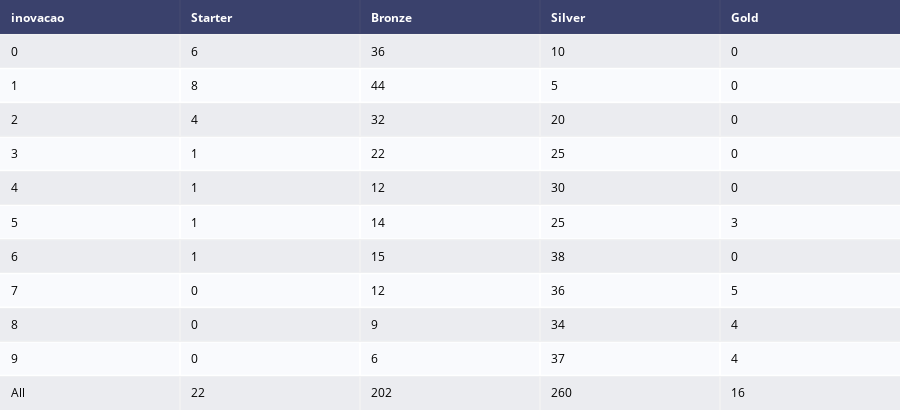

The cell this chart's notebook holds for it:
### Code cell
# Create a crosstab for the target variable and innovation
crosstab_inovacao = pd.crosstab(
    df_segments["inovacao"],
    df_segments["segmento_de_cliente"],
    margins=True,
)[segments].reset_index()

table_inovacao = ff.create_table(crosstab_inovacao)
table_inovacao.show()

### Figure 1 — Plotly figure (JSON) as saved in the notebook; plotly's stock layout.template omitted (floating-point values rounded to 4 significant figures)
{"data": [{"colorscale": [[0, "#00083e"], [0.5, "#ededee"], [1, "#ffffff"]], "hoverinfo": "none", "opacity": 0.75, "showscale": false, "type": "heatmap", "z": [[0, 0, 0, 0, 0], [0.5, 0.5, 0.5, 0.5, 0.5], [1, 1, 1, 1, 1], [0.5, 0.5, 0.5, 0.5, 0.5], [1, 1, 1, 1, 1], [0.5, 0.5, 0.5, 0.5, 0.5], [1, 1, 1, 1, 1], [0.5, 0.5, 0.5, 0.5, 0.5], [1, 1, 1, 1, 1], [0.5, 0.5, 0.5, 0.5, 0.5], [1, 1, 1, 1, 1], [0.5, 0.5, 0.5, 0.5, 0.5]]}], "layout": {"annotations": [{"align": "left", "font": {"color": "#ffffff"}, "showarrow": false, "text": "<b>inovacao</b>", "x": -0.45, "xanchor": "left", "xref": "x", "y": 0, "yref": "y"}, {"align": "left", "font": {"color": "#ffffff"}, "showarrow": false, "text": "<b>Starter</b>", "x": 0.55, "xanchor": "left", "xref": "x", "y": 0, "yref": "y"}, {"align": "left", "font": {"color": "#ffffff"}, "showarrow": false, "text": "<b>Bronze</b>", "x": 1.55, "xanchor": "left", "xref": "x", "y": 0, "yref": "y"}, {"align": "left", "font": {"color": "#ffffff"}, "showarrow": false, "text": "<b>Silver</b>", "x": 2.55, "xanchor": "left", "xref": "x", "y": 0, "yref": "y"}, {"align": "left", "font": {"color": "#ffffff"}, "showarrow": false, "text": "<b>Gold</b>", "x": 3.55, "xanchor": "left", "xref": "x", "y": 0, "yref": "y"}, {"align": "left", "font": {"color": "#000000"}, "showarrow": false, "text": "0", "x": -0.45, "xanchor": "left", "xref": "x", "y": 1, "yref": "y"}, {"align": "left", "font": {"color": "#000000"}, "showarrow": false, "text": "6", "x": 0.55, "xanchor": "left", "xref": "x", "y": 1, "yref": "y"}, {"align": "left", "font": {"color": "#000000"}, "showarrow": false, "text": "36", "x": 1.55, "xanchor": "left", "xref": "x", "y": 1, "yref": "y"}, {"align": "left", "font": {"color": "#000000"}, "showarrow": false, "text": "10", "x": 2.55, "xanchor": "left", "xref": "x", "y": 1, "yref": "y"}, {"align": "left", "font": {"color": "#000000"}, "showarrow": false, "text": "0", "x": 3.55, "xanchor": "left", "xref": "x", "y": 1, "yref": "y"}, {"align": "left", "font": {"color": "#000000"}, "showarrow": false, "text": "1", "x": -0.45, "xanchor": "left", "xref": "x", "y": 2, "yref": "y"}, {"align": "left", "font": {"color": "#000000"}, "showarrow": false, "text": "8", "x": 0.55, "xanchor": "left", "xref": "x", "y": 2, "yref": "y"}, {"align": "left", "font": {"color": "#000000"}, "showarrow": false, "text": "44", "x": 1.55, "xanchor": "left", "xref": "x", "y": 2, "yref": "y"}, {"align": "left", "font": {"color": "#000000"}, "showarrow": false, "text": "5", "x": 2.55, "xanchor": "left", "xref": "x", "y": 2, "yref": "y"}, {"align": "left", "font": {"color": "#000000"}, "showarrow": false, "text": "0", "x": 3.55, "xanchor": "left", "xref": "x", "y": 2, "yref": "y"}, {"align": "left", "font": {"color": "#000000"}, "showarrow": false, "text": "2", "x": -0.45, "xanchor": "left", "xref": "x", "y": 3, "yref": "y"}, {"align": "left", "font": {"color": "#000000"}, "showarrow": false, "text": "4", "x": 0.55, "xanchor": "left", "xref": "x", "y": 3, "yref": "y"}, {"align": "left", "font": {"color": "#000000"}, "showarrow": false, "text": "32", "x": 1.55, "xanchor": "left", "xref": "x", "y": 3, "yref": "y"}, {"align": "left", "font": {"color": "#000000"}, "showarrow": false, "text": "20", "x": 2.55, "xanchor": "left", "xref": "x", "y": 3, "yref": "y"}, {"align": "left", "font": {"color": "#000000"}, "showarrow": false, "text": "0", "x": 3.55, "xanchor": "left", "xref": "x", "y": 3, "yref": "y"}, {"align": "left", "font": {"color": "#000000"}, "showarrow": false, "text": "3", "x": -0.45, "xanchor": "left", "xref": "x", "y": 4, "yref": "y"}, {"align": "left", "font": {"color": "#000000"}, "showarrow": false, "text": "1", "x": 0.55, "xanchor": "left", "xref": "x", "y": 4, "yref": "y"}, {"align": "left", "font": {"color": "#000000"}, "showarrow": false, "text": "22", "x": 1.55, "xanchor": "left", "xref": "x", "y": 4, "yref": "y"}, {"align": "left", "font": {"color": "#000000"}, "showarrow": false, "text": "25", "x": 2.55, "xanchor": "left", "xref": "x", "y": 4, "yref": "y"}, {"align": "left", "font": {"color": "#000000"}, "showarrow": false, "text": "0", "x": 3.55, "xanchor": "left", "xref": "x", "y": 4, "yref": "y"}, {"align": "left", "font": {"color": "#000000"}, "showarrow": false, "text": "4", "x": -0.45, "xanchor": "left", "xref": "x", "y": 5, "yref": "y"}, {"align": "left", "font": {"color": "#000000"}, "showarrow": false, "text": "1", "x": 0.55, "xanchor": "left", "xref": "x", "y": 5, "yref": "y"}, {"align": "left", "font": {"color": "#000000"}, "showarrow": false, "text": "12", "x": 1.55, "xanchor": "left", "xref": "x", "y": 5, "yref": "y"}, {"align": "left", "font": {"color": "#000000"}, "showarrow": false, "text": "30", "x": 2.55, "xanchor": "left", "xref": "x", "y": 5, "yref": "y"}, {"align": "left", "font": {"color": "#000000"}, "showarrow": false, "text": "0", "x": 3.55, "xanchor": "left", "xref": "x", "y": 5, "yref": "y"}, {"align": "left", "font": {"color": "#000000"}, "showarrow": false, "text": "5", "x": -0.45, "xanchor": "left", "xref": "x", "y": 6, "yref": "y"}, {"align": "left", "font": {"color": "#000000"}, "showarrow": false, "text": "1", "x": 0.55, "xanchor": "left", "xref": "x", "y": 6, "yref": "y"}, {"align": "left", "font": {"color": "#000000"}, "showarrow": false, "text": "14", "x": 1.55, "xanchor": "left", "xref": "x", "y": 6, "yref": "y"}, {"align": "left", "font": {"color": "#000000"}, "showarrow": false, "text": "25", "x": 2.55, "xanchor": "left", "xref": "x", "y": 6, "yref": "y"}, {"align": "left", "font": {"color": "#000000"}, "showarrow": false, "text": "3", "x": 3.55, "xanchor": "left", "xref": "x", "y": 6, "yref": "y"}, {"align": "left", "font": {"color": "#000000"}, "showarrow": false, "text": "6", "x": -0.45, "xanchor": "left", "xref": "x", "y": 7, "yref": "y"}, {"align": "left", "font": {"color": "#000000"}, "showarrow": false, "text": "1", "x": 0.55, "xanchor": "left", "xref": "x", "y": 7, "yref": "y"}, {"align": "left", "font": {"color": "#000000"}, "showarrow": false, "text": "15", "x": 1.55, "xanchor": "left", "xref": "x", "y": 7, "yref": "y"}, {"align": "left", "font": {"color": "#000000"}, "showarrow": false, "text": "38", "x": 2.55, "xanchor": "left", "xref": "x", "y": 7, "yref": "y"}, {"align": "left", "font": {"color": "#000000"}, "showarrow": false, "text": "0", "x": 3.55, "xanchor": "left", "xref": "x", "y": 7, "yref": "y"}, {"align": "left", "font": {"color": "#000000"}, "showarrow": false, "text": "7", "x": -0.45, "xanchor": "left", "xref": "x", "y": 8, "yref": "y"}, {"align": "left", "font": {"color": "#000000"}, "showarrow": false, "text": "0", "x": 0.55, "xanchor": "left", "xref": "x", "y": 8, "yref": "y"}, {"align": "left", "font": {"color": "#000000"}, "showarrow": false, "text": "12", "x": 1.55, "xanchor": "left", "xref": "x", "y": 8, "yref": "y"}, {"align": "left", "font": {"color": "#000000"}, "showarrow": false, "text": "36", "x": 2.55, "xanchor": "left", "xref": "x", "y": 8, "yref": "y"}, {"align": "left", "font": {"color": "#000000"}, "showarrow": false, "text": "5", "x": 3.55, "xanchor": "left", "xref": "x", "y": 8, "yref": "y"}, {"align": "left", "font": {"color": "#000000"}, "showarrow": false, "text": "8", "x": -0.45, "xanchor": "left", "xref": "x", "y": 9, "yref": "y"}, {"align": "left", "font": {"color": "#000000"}, "showarrow": false, "text": "0", "x": 0.55, "xanchor": "left", "xref": "x", "y": 9, "yref": "y"}, {"align": "left", "font": {"color": "#000000"}, "showarrow": false, "text": "9", "x": 1.55, "xanchor": "left", "xref": "x", "y": 9, "yref": "y"}, {"align": "left", "font": {"color": "#000000"}, "showarrow": false, "text": "34", "x": 2.55, "xanchor": "left", "xref": "x", "y": 9, "yref": "y"}, {"align": "left", "font": {"color": "#000000"}, "showarrow": false, "text": "4", "x": 3.55, "xanchor": "left", "xref": "x", "y": 9, "yref": "y"}, {"align": "left", "font": {"color": "#000000"}, "showarrow": false, "text": "9", "x": -0.45, "xanchor": "left", "xref": "x", "y": 10, "yref": "y"}, {"align": "left", "font": {"color": "#000000"}, "showarrow": false, "text": "0", "x": 0.55, "xanchor": "left", "xref": "x", "y": 10, "yref": "y"}, {"align": "left", "font": {"color": "#000000"}, "showarrow": false, "text": "6", "x": 1.55, "xanchor": "left", "xref": "x", "y": 10, "yref": "y"}, {"align": "left", "font": {"color": "#000000"}, "showarrow": false, "text": "37", "x": 2.55, "xanchor": "left", "xref": "x", "y": 10, "yref": "y"}, {"align": "left", "font": {"color": "#000000"}, "showarrow": false, "text": "4", "x": 3.55, "xanchor": "left", "xref": "x", "y": 10, "yref": "y"}, {"align": "left", "font": {"color": "#000000"}, "showarrow": false, "text": "All", "x": -0.45, "xanchor": "left", "xref": "x", "y": 11, "yref": "y"}, {"align": "left", "font": {"color": "#000000"}, "showarrow": false, "text": "22", "x": 0.55, "xanchor": "left", "xref": "x", "y": 11, "yref": "y"}, {"align": "left", "font": {"color": "#000000"}, "showarrow": false, "text": "202", "x": 1.55, "xanchor": "left", "xref": "x", "y": 11, "yref": "y"}, {"align": "left", "font": {"color": "#000000"}, "showarrow": false, "text": "260", "x": 2.55, "xanchor": "left", "xref": "x", "y": 11, "yref": "y"}, {"align": "left", "font": {"color": "#000000"}, "showarrow": false, "text": "16", "x": 3.55, "xanchor": "left", "xref": "x", "y": 11, "yref": "y"}], "height": 410, "margin": {"b": 0, "l": 0, "r": 0, "t": 0}, "xaxis": {"dtick": 1, "gridwidth": 2, "showticklabels": false, "tick0": -0.5, "ticks": "", "zeroline": false}, "yaxis": {"autorange": "reversed", "dtick": 1, "gridwidth": 2, "showticklabels": false, "tick0": 0.5, "ticks": "", "zeroline": false}}}
